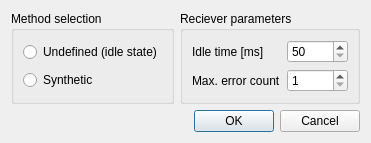
<?xml version="1.0" encoding="UTF-8"?>
<ui version="4.0">
 <class>dataInputDialog</class>
 <widget class="QDialog" name="dataInputDialog">
  <property name="geometry">
   <rect>
    <x>0</x>
    <y>0</y>
    <width>360</width>
    <height>138</height>
   </rect>
  </property>
  <property name="windowTitle">
   <string>Reciever settings</string>
  </property>
  <layout class="QGridLayout" name="gridLayout">
   <item row="0" column="0">
    <widget class="QGroupBox" name="methodSelectionGroupBox">
     <property name="title">
      <string>Method selection</string>
     </property>
     <layout class="QGridLayout" name="gridLayout_2">
      <item row="0" column="0">
       <widget class="QRadioButton" name="methodUndefinedRadioButton">
        <property name="text">
         <string>Undefined (idle state)</string>
        </property>
        <attribute name="buttonGroup">
         <string notr="true">methodSelection</string>
        </attribute>
       </widget>
      </item>
      <item row="1" column="0">
       <widget class="QRadioButton" name="methodSyntheticRadioButton">
        <property name="text">
         <string>Synthetic</string>
        </property>
        <attribute name="buttonGroup">
         <string notr="true">methodSelection</string>
        </attribute>
       </widget>
      </item>
     </layout>
    </widget>
   </item>
   <item row="0" column="1">
    <widget class="QGroupBox" name="recieverParametersGroupBox">
     <property name="title">
      <string>Reciever parameters</string>
     </property>
     <layout class="QGridLayout" name="gridLayout_3">
      <item row="0" column="1">
       <widget class="QSpinBox" name="recieverIdleTimeSpinBox">
        <property name="minimum">
         <number>50</number>
        </property>
        <property name="maximum">
         <number>10000</number>
        </property>
       </widget>
      </item>
      <item row="1" column="1">
       <widget class="QSpinBox" name="recieverMaxErrorCountSpinBox">
        <property name="minimum">
         <number>1</number>
        </property>
        <property name="maximum">
         <number>100</number>
        </property>
       </widget>
      </item>
      <item row="0" column="0">
       <widget class="QLabel" name="idleTimeLabel">
        <property name="text">
         <string>Idle time [ms]</string>
        </property>
       </widget>
      </item>
      <item row="1" column="0">
       <widget class="QLabel" name="maxErrorCountLabel">
        <property name="text">
         <string>Max. error count</string>
        </property>
       </widget>
      </item>
     </layout>
    </widget>
   </item>
   <item row="3" column="0" colspan="2">
    <widget class="QDialogButtonBox" name="buttonBox">
     <property name="orientation">
      <enum>Qt::Horizontal</enum>
     </property>
     <property name="standardButtons">
      <set>QDialogButtonBox::Cancel|QDialogButtonBox::Ok</set>
     </property>
    </widget>
   </item>
  </layout>
 </widget>
 <resources/>
 <connections>
  <connection>
   <sender>buttonBox</sender>
   <signal>accepted()</signal>
   <receiver>dataInputDialog</receiver>
   <slot>accept()</slot>
   <hints>
    <hint type="sourcelabel">
     <x>248</x>
     <y>254</y>
    </hint>
    <hint type="destinationlabel">
     <x>157</x>
     <y>274</y>
    </hint>
   </hints>
  </connection>
  <connection>
   <sender>buttonBox</sender>
   <signal>rejected()</signal>
   <receiver>dataInputDialog</receiver>
   <slot>reject()</slot>
   <hints>
    <hint type="sourcelabel">
     <x>316</x>
     <y>260</y>
    </hint>
    <hint type="destinationlabel">
     <x>286</x>
     <y>274</y>
    </hint>
   </hints>
  </connection>
 </connections>
 <buttongroups>
  <buttongroup name="methodSelection"/>
 </buttongroups>
</ui>
